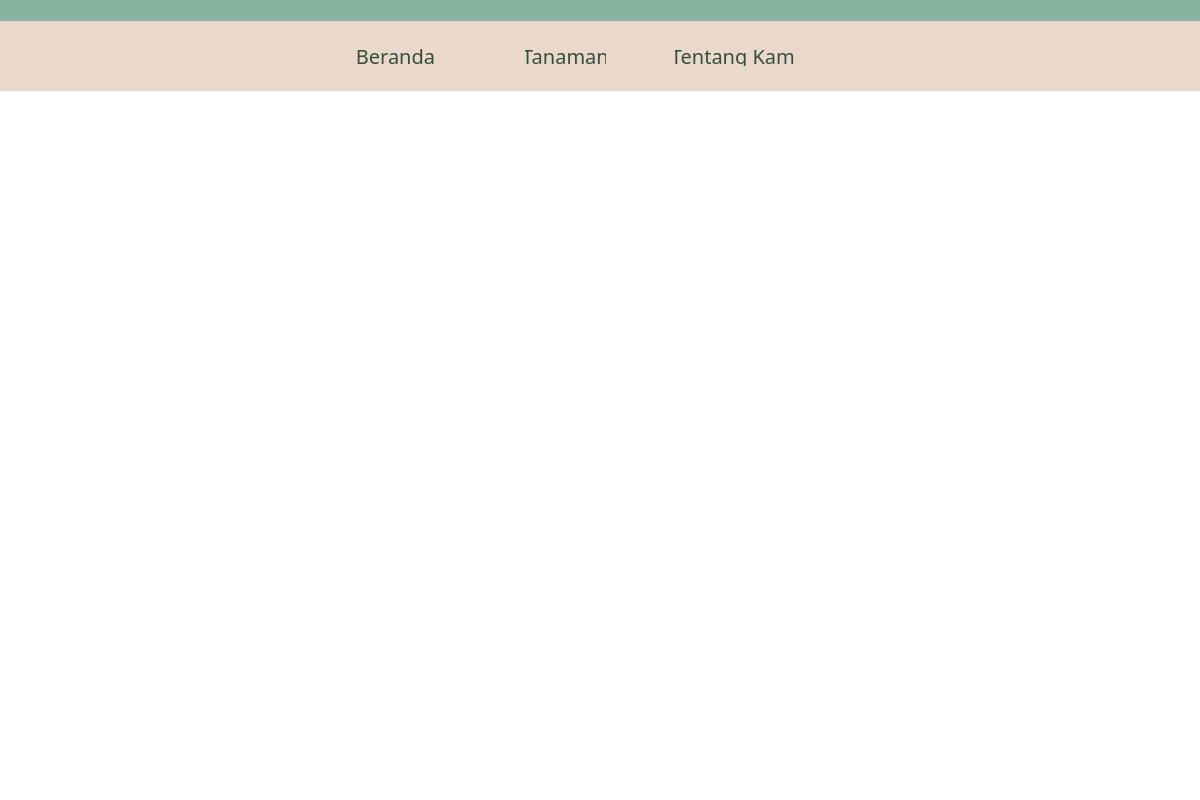
<?xml version="1.0" encoding="UTF-8"?>
<ui version="4.0">
 <class>Dialog</class>
 <widget class="QDialog" name="Dialog">
  <property name="geometry">
   <rect>
    <x>0</x>
    <y>0</y>
    <width>1200</width>
    <height>800</height>
   </rect>
  </property>
  <property name="minimumSize">
   <size>
    <width>1200</width>
    <height>800</height>
   </size>
  </property>
  <property name="maximumSize">
   <size>
    <width>1200</width>
    <height>800</height>
   </size>
  </property>
  <property name="windowTitle">
   <string>Dialog</string>
  </property>
  <widget class="QWidget" name="bgwidget" native="true">
   <property name="enabled">
    <bool>true</bool>
   </property>
   <property name="geometry">
    <rect>
     <x>0</x>
     <y>0</y>
     <width>1200</width>
     <height>800</height>
    </rect>
   </property>
   <property name="minimumSize">
    <size>
     <width>1200</width>
     <height>800</height>
    </size>
   </property>
   <property name="maximumSize">
    <size>
     <width>1200</width>
     <height>800</height>
    </size>
   </property>
   <property name="autoFillBackground">
    <bool>false</bool>
   </property>
   <property name="styleSheet">
    <string notr="true">QWidget#bgwidget{
background-color: white;}</string>
   </property>
   <widget class="QFrame" name="navbar">
    <property name="geometry">
     <rect>
      <x>0</x>
      <y>0</y>
      <width>1211</width>
      <height>91</height>
     </rect>
    </property>
    <property name="styleSheet">
     <string notr="true">QFrame#navbar{
	background-color: rgb(234, 216, 202);
   
    border-style: outset;
    padding: 5px;
}</string>
    </property>
    <property name="frameShape">
     <enum>QFrame::StyledPanel</enum>
    </property>
    <property name="frameShadow">
     <enum>QFrame::Raised</enum>
    </property>
    <widget class="QFrame" name="frame_2">
     <property name="geometry">
      <rect>
       <x>-10</x>
       <y>-30</y>
       <width>1211</width>
       <height>51</height>
      </rect>
     </property>
     <property name="styleSheet">
      <string notr="true">QFrame#frame_2{
	background-color: rgb(136, 179, 160);
   
    border-style: outset;
    padding: 5px;
}</string>
     </property>
     <property name="frameShape">
      <enum>QFrame::StyledPanel</enum>
     </property>
     <property name="frameShadow">
      <enum>QFrame::Raised</enum>
     </property>
    </widget>
    <widget class="QLabel" name="Logo">
     <property name="geometry">
      <rect>
       <x>0</x>
       <y>0</y>
       <width>281</width>
       <height>121</height>
      </rect>
     </property>
     <property name="styleSheet">
      <string notr="true">font: 87 26pt &quot;Sansita&quot;;
color : rgb(0, 0, 0) </string>
     </property>
     <property name="text">
      <string/>
     </property>
     <property name="pixmap">
      <pixmap>../../../../../../../../Downloads/1E284E92-8854-46D1-BC93-31B6BD0FC54D-removebg-preview 1.png</pixmap>
     </property>
     <property name="scaledContents">
      <bool>true</bool>
     </property>
     <property name="alignment">
      <set>Qt::AlignCenter</set>
     </property>
    </widget>
    <widget class="QPushButton" name="berandaButton">
     <property name="geometry">
      <rect>
       <x>350</x>
       <y>40</y>
       <width>91</width>
       <height>31</height>
      </rect>
     </property>
     <property name="font">
      <font>
       <family>Sansita</family>
       <pointsize>15</pointsize>
      </font>
     </property>
     <property name="autoFillBackground">
      <bool>false</bool>
     </property>
     <property name="styleSheet">
      <string notr="true">QPushButton {
    border: 0px solid #555;
    border-radius: 15px;
    border-style: outset;
    padding: 5px;
	color : rgb(53, 78, 59);
    background-color :  rgb(234, 216, 202);
    }

QPushButton:hover {
	color : white;
    }</string>
     </property>
     <property name="text">
      <string>Beranda</string>
     </property>
     <property name="checkable">
      <bool>false</bool>
     </property>
    </widget>
    <widget class="QPushButton" name="tanamanButton">
     <property name="geometry">
      <rect>
       <x>520</x>
       <y>40</y>
       <width>91</width>
       <height>31</height>
      </rect>
     </property>
     <property name="font">
      <font>
       <family>Sansita</family>
       <pointsize>15</pointsize>
      </font>
     </property>
     <property name="styleSheet">
      <string notr="true">QPushButton {
    border: 0px solid #555;
    border-radius: 15px;
    border-style: outset;
    padding: 5px;
	color :  rgb(53, 78, 59);
    background-color :  rgb(234, 216, 202);
    }

QPushButton:hover {
	color : white;
    }</string>
     </property>
     <property name="text">
      <string>Tanaman</string>
     </property>
     <property name="checkable">
      <bool>false</bool>
     </property>
    </widget>
    <widget class="QPushButton" name="aboutButton">
     <property name="geometry">
      <rect>
       <x>670</x>
       <y>40</y>
       <width>131</width>
       <height>31</height>
      </rect>
     </property>
     <property name="font">
      <font>
       <family>Sansita</family>
       <pointsize>15</pointsize>
      </font>
     </property>
     <property name="styleSheet">
      <string notr="true">QPushButton {
    border: 0px solid #555;
    border-radius: 15px;
    border-style: outset;
    padding: 5px;
	color : rgb(53, 78, 59);
    background-color :  rgb(234, 216, 202);
    }

QPushButton:hover {
	color : white;
    }</string>
     </property>
     <property name="text">
      <string>Tentang Kami</string>
     </property>
     <property name="checkable">
      <bool>false</bool>
     </property>
    </widget>
    <widget class="QPushButton" name="searchButton">
     <property name="geometry">
      <rect>
       <x>930</x>
       <y>40</y>
       <width>31</width>
       <height>31</height>
      </rect>
     </property>
     <property name="mouseTracking">
      <bool>false</bool>
     </property>
     <property name="autoFillBackground">
      <bool>false</bool>
     </property>
     <property name="text">
      <string/>
     </property>
     <property name="icon">
      <iconset>
       <normaloff>../../img/Search.png</normaloff>../../img/Search.png</iconset>
     </property>
     <property name="iconSize">
      <size>
       <width>31</width>
       <height>31</height>
      </size>
     </property>
     <property name="autoDefault">
      <bool>true</bool>
     </property>
     <property name="default">
      <bool>false</bool>
     </property>
     <property name="flat">
      <bool>true</bool>
     </property>
    </widget>
    <widget class="QPushButton" name="userButton">
     <property name="geometry">
      <rect>
       <x>980</x>
       <y>35</y>
       <width>31</width>
       <height>41</height>
      </rect>
     </property>
     <property name="text">
      <string/>
     </property>
     <property name="icon">
      <iconset>
       <normaloff>../../img/User.png</normaloff>../../img/User.png</iconset>
     </property>
     <property name="iconSize">
      <size>
       <width>31</width>
       <height>41</height>
      </size>
     </property>
     <property name="flat">
      <bool>true</bool>
     </property>
    </widget>
    <widget class="QPushButton" name="cartButton">
     <property name="geometry">
      <rect>
       <x>1080</x>
       <y>30</y>
       <width>31</width>
       <height>51</height>
      </rect>
     </property>
     <property name="text">
      <string/>
     </property>
     <property name="icon">
      <iconset>
       <normaloff>../../img/Shopping Cart.png</normaloff>
       <normalon>../../img/Shopping Cart.png</normalon>../../img/Shopping Cart.png</iconset>
     </property>
     <property name="iconSize">
      <size>
       <width>31</width>
       <height>51</height>
      </size>
     </property>
     <property name="autoExclusive">
      <bool>false</bool>
     </property>
     <property name="autoDefault">
      <bool>true</bool>
     </property>
     <property name="flat">
      <bool>true</bool>
     </property>
    </widget>
    <widget class="QLabel" name="notification">
     <property name="geometry">
      <rect>
       <x>1030</x>
       <y>40</y>
       <width>31</width>
       <height>31</height>
      </rect>
     </property>
     <property name="text">
      <string/>
     </property>
     <property name="pixmap">
      <pixmap>../../img/Doorbell.png</pixmap>
     </property>
     <property name="scaledContents">
      <bool>true</bool>
     </property>
    </widget>
   </widget>
  </widget>
 </widget>
 <resources/>
 <connections/>
</ui>
